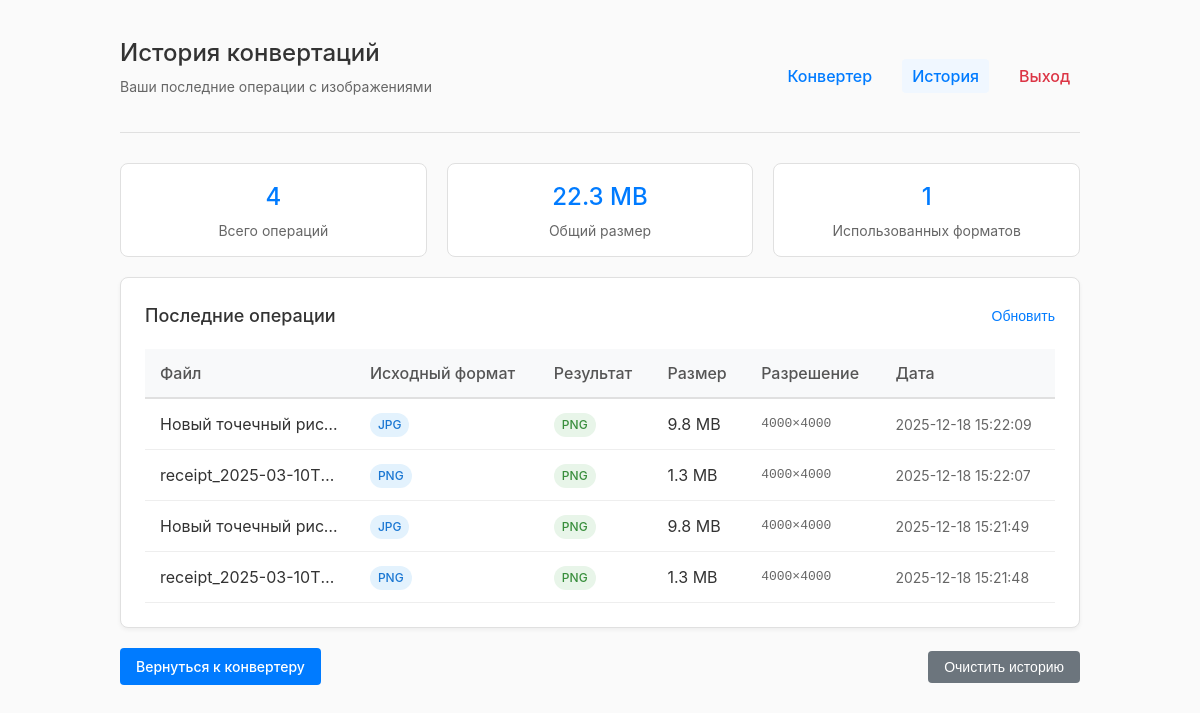
Before: /history (signed in) with the older database file.
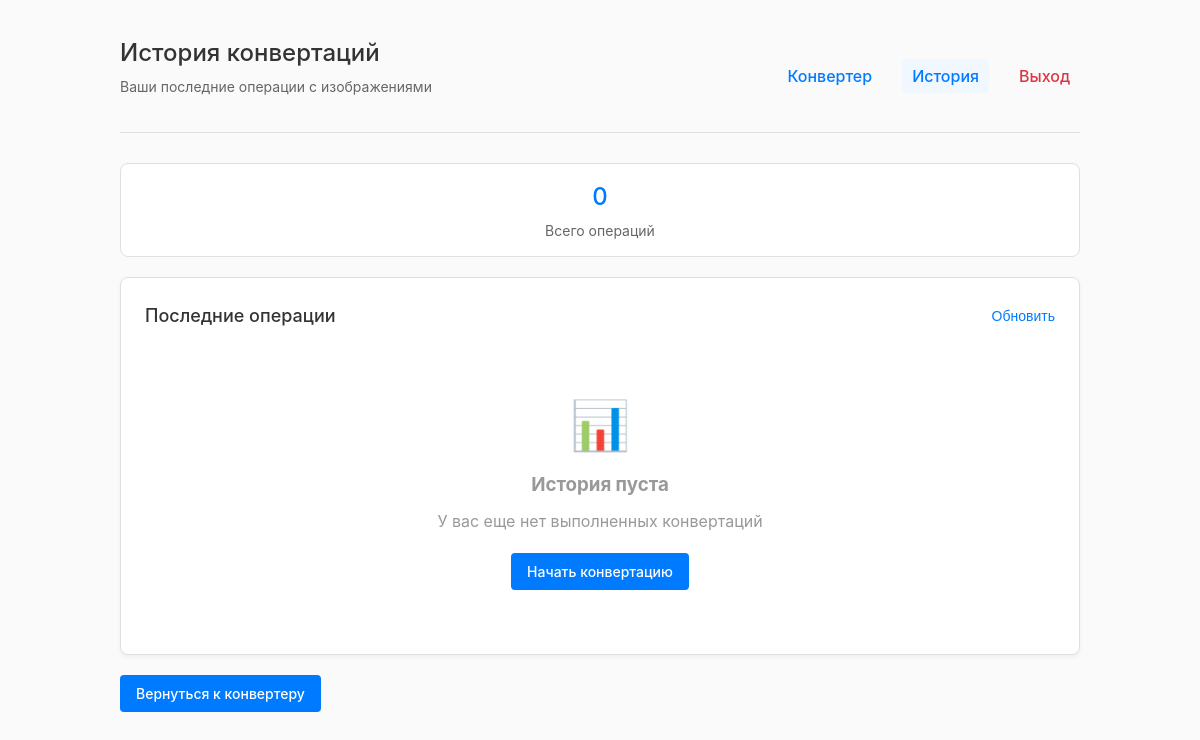
After: the same page with the newer database file.
### tables this page shows
CREATE TABLE conversion_history (
            id INTEGER PRIMARY KEY,
            user_id INTEGER,
            filename TEXT,
            original_format TEXT,
            converted_format TEXT,
            width INTEGER,
            height INTEGER,
            file_size INTEGER,
            converted_at TIMESTAMP DEFAULT CURRENT_TIMESTAMP,
            FOREIGN KEY (user_id) REFERENCES users (id)
        );

### main.py (the view)
    def decorated_function(*args, **kwargs):
        if 'username' not in session:
            flash('Пожалуйста, войдите в систему', 'error')
            return redirect(url_for('login'))
        return f(*args, **kwargs)

### main.py (called while the page is built)
def get_db_connection():
    connection = sqlite3.connect(DB_FILE)
    connection.row_factory = sqlite3.Row
    return connection

def get_user_id(username):
    connection = get_db_connection()
    user = connection.execute('SELECT id FROM users WHERE username = ?', (username,)).fetchone()
    connection.close()
    return user['id'] if user else None

def get_conversion_history(user_id, limit=50):
    connection = get_db_connection()
    history = connection.execute('''
        SELECT * FROM conversion_history
        WHERE user_id = ?
        ORDER BY converted_at DESC
        LIMIT ?
    ''', (user_id, limit)).fetchall()
    connection.close()
    return [dict(row) for row in history]

def login_required(f):
    def decorated_function(*args, **kwargs):
        if 'username' not in session:
            flash('Пожалуйста, войдите в систему', 'error')
            return redirect(url_for('login'))
        return f(*args, **kwargs)
    decorated_function.__name__ = f.__name__
    return decorated_function

### templates/history.html (shortened to what the changed rows need)
<!DOCTYPE html>
<html lang="ru">
<head>
</head>
<body>
    <div class="header">
        <div>
            <h1>История конвертаций</h1>
        </div>
    </div>
    <div class="stats">
        <div class="stat-card">
            <div class="stat-value">{{ history|length }}</div>
            <div class="stat-label">Всего операций</div>
        </div>
        {% if history %}
        {% set total_size = history|sum(attribute='file_size') %}
        <div class="stat-card">
            <div class="stat-value">{{ "%.1f"|format(total_size / 1024 / 1024) }} MB</div>
            <div class="stat-label">Общий размер</div>
        </div>
        <div class="stat-card">
            <div class="stat-value">
                {% set formats = history|map(attribute='converted_format')|unique|list %}
                {{ formats|length }}
            </div>
            <div class="stat-label">Использованных форматов</div>
        </div>
        {% endif %}
    </div>
    <div class="card">
        <div style="display: flex; justify-content: space-between; align-items: center; margin-bottom: 20px;">
            <h2 style="font-size: 18px; font-weight: 500;">Последние операции</h2>
        </div>
        <div class="table-container">
            {% if history %}
            <table>
                <thead>
                    <tr>
                        <th>Файл</th>
                        <th>Исходный формат</th>
                        <th>Результат</th>
                        <th>Размер</th>
                        <th>Разрешение</th>
                        <th>Дата</th>
                    </tr>
                </thead>
                <tbody>
                    {% for item in history %}
                    <tr>
                        <td style="max-width: 200px; overflow: hidden; text-overflow: ellipsis; white-space: nowrap;">
                            {{ item.filename }}
                        </td>
                        <td>
                            <span class="format-badge original-format">{{ item.original_format }}</span>
                        </td>
                        <td>
                            <span class="format-badge converted-format">{{ item.converted_format }}</span>
                        </td>
                        <td>
                            {% if item.file_size < 1024 %}
                                {{ item.file_size }} B
                            {% elif item.file_size < 1024*1024 %}
                                {{ "%.1f"|format(item.file_size/1024) }} KB
                            {% else %}
                                {{ "%.1f"|format(item.file_size/1024/1024) }} MB
                            {% endif %}
                        </td>
                        <td class="dimensions">
                            {% if item.width and item.height %}
                                {{ item.width }}×{{ item.height }}
                            {% else %}
                                —
                            {% endif %}
                        </td>
                        <td style="color: #666; font-size: 14px;">
                            {{ item.converted_at }}
                        </td>
                    </tr>
                    {% endfor %}
                </tbody>
            </table>
            {% else %}
            <div class="no-data">
                <div style="font-size: 48px; margin-bottom: 10px;">📊</div>
                <h3 style="margin-bottom: 10px;">История пуста</h3>
                <p style="color: #999; margin-bottom: 20px;">У вас еще нет выполненных конвертаций</p>
                <a href="{{ url_for('index') }}" class="btn btn-primary">Начать конвертацию</a>
            </div>
            {% endif %}
        </div>
    </div>
    <div class="actions">
        <a href="{{ url_for('index') }}" class="btn btn-primary">Вернуться к конвертеру</a>
        {% if history %}
        <button class="btn btn-secondary" onclick="clearHistory()">Очистить историю</button>
        {% endif %}
    </div>
</body>
</html>

Changed rows visible on the page:
removed conversion_history: filename "Новый точечный рис…", original_format "JPG", converted_format "PNG", item.file_size/1024/1024 "9.8", width "4000", height "4000", converted_at "2025-12-18 15:22:09"
removed conversion_history: filename "receipt_2025-03-10T…", original_format "PNG", converted_format "PNG", item.file_size/1024/1024 "1.3", width "4000", height "4000", converted_at "2025-12-18 15:22:07"
removed conversion_history: filename "Новый точечный рис…", original_format "JPG", converted_format "PNG", item.file_size/1024/1024 "9.8", width "4000", height "4000", converted_at "2025-12-18 15:21:49"
removed conversion_history: filename "receipt_2025-03-10T…", original_format "PNG", converted_format "PNG", item.file_size/1024/1024 "1.3", width "4000", height "4000", converted_at "2025-12-18 15:21:48"
Other visible differences:
{{ history|length }}: "4" → "0"
{{ "%.1f"|format(total_size / 1024 / 1024) }}: "22.3" → (not shown)
text no longer shown: "MB Общий размер 1 Использованных форматов Файл Исходный формат Результат Размер Разрешение Дата Очистить историю"
text now shown: "📊 История пуста У вас еще нет выполненных конвертаций Начать конвертацию"
